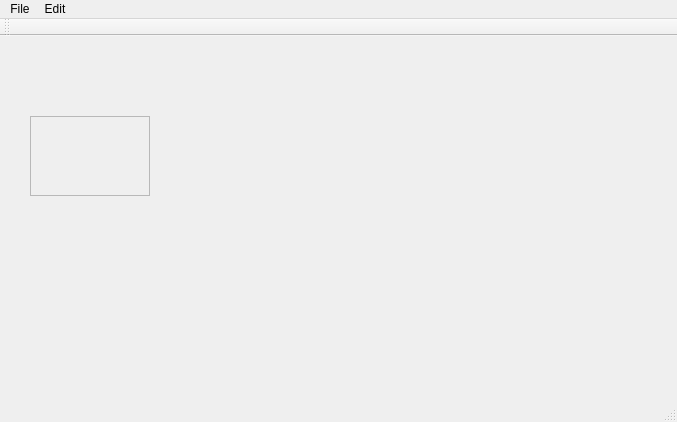
<?xml version="1.0" encoding="UTF-8"?>
<ui version="4.0">
 <class>ImageViewer</class>
 <widget class="QMainWindow" name="ImageViewer">
  <property name="geometry">
   <rect>
    <x>0</x>
    <y>0</y>
    <width>677</width>
    <height>422</height>
   </rect>
  </property>
  <property name="windowTitle">
   <string>ImageViewer</string>
  </property>
  <widget class="QWidget" name="centralWidget">
   <property name="minimumSize">
    <size>
     <width>600</width>
     <height>347</height>
    </size>
   </property>
   <widget class="QScrollArea" name="scrollArea">
    <property name="geometry">
     <rect>
      <x>30</x>
      <y>80</y>
      <width>120</width>
      <height>80</height>
     </rect>
    </property>
    <property name="widgetResizable">
     <bool>true</bool>
    </property>
    <widget class="QWidget" name="scrollAreaWidgetContents">
     <property name="geometry">
      <rect>
       <x>0</x>
       <y>0</y>
       <width>118</width>
       <height>78</height>
      </rect>
     </property>
    </widget>
   </widget>
   <widget class="QLabel" name="label">
    <property name="geometry">
     <rect>
      <x>120</x>
      <y>220</y>
      <width>211</width>
      <height>91</height>
     </rect>
    </property>
    <property name="text">
     <string/>
    </property>
   </widget>
  </widget>
  <widget class="QMenuBar" name="menuBar">
   <property name="geometry">
    <rect>
     <x>0</x>
     <y>0</y>
     <width>677</width>
     <height>21</height>
    </rect>
   </property>
   <widget class="QMenu" name="menuFile">
    <property name="title">
     <string>File</string>
    </property>
    <addaction name="actionOpen"/>
    <addaction name="actionsave"/>
    <addaction name="actionSave_as"/>
    <addaction name="actionClose"/>
   </widget>
   <widget class="QMenu" name="menuEdit">
    <property name="title">
     <string>Edit</string>
    </property>
    <addaction name="actionMirror"/>
    <addaction name="actionNegative"/>
    <addaction name="actionTurn_clockwise"/>
    <addaction name="actionTurn_counter_clockwise"/>
   </widget>
   <addaction name="menuFile"/>
   <addaction name="menuEdit"/>
  </widget>
  <widget class="QToolBar" name="mainToolBar">
   <attribute name="toolBarArea">
    <enum>TopToolBarArea</enum>
   </attribute>
   <attribute name="toolBarBreak">
    <bool>false</bool>
   </attribute>
  </widget>
  <widget class="QStatusBar" name="statusBar"/>
  <action name="actionOpen">
   <property name="text">
    <string>Open</string>
   </property>
  </action>
  <action name="actionClose">
   <property name="text">
    <string>Close</string>
   </property>
  </action>
  <action name="actionMirror">
   <property name="text">
    <string>Mirror</string>
   </property>
  </action>
  <action name="actionNegative">
   <property name="text">
    <string>Negative</string>
   </property>
  </action>
  <action name="actionTurn_clockwise">
   <property name="text">
    <string>Turn clockwise</string>
   </property>
  </action>
  <action name="actionTurn_counter_clockwise">
   <property name="text">
    <string>Turn counter clockwise</string>
   </property>
  </action>
  <action name="actionsave">
   <property name="text">
    <string>Save</string>
   </property>
  </action>
  <action name="actionSave_as">
   <property name="text">
    <string>Save as</string>
   </property>
  </action>
 </widget>
 <layoutdefault spacing="6" margin="11"/>
 <resources>
  <include location="imageviewer.qrc"/>
 </resources>
 <connections/>
</ui>
